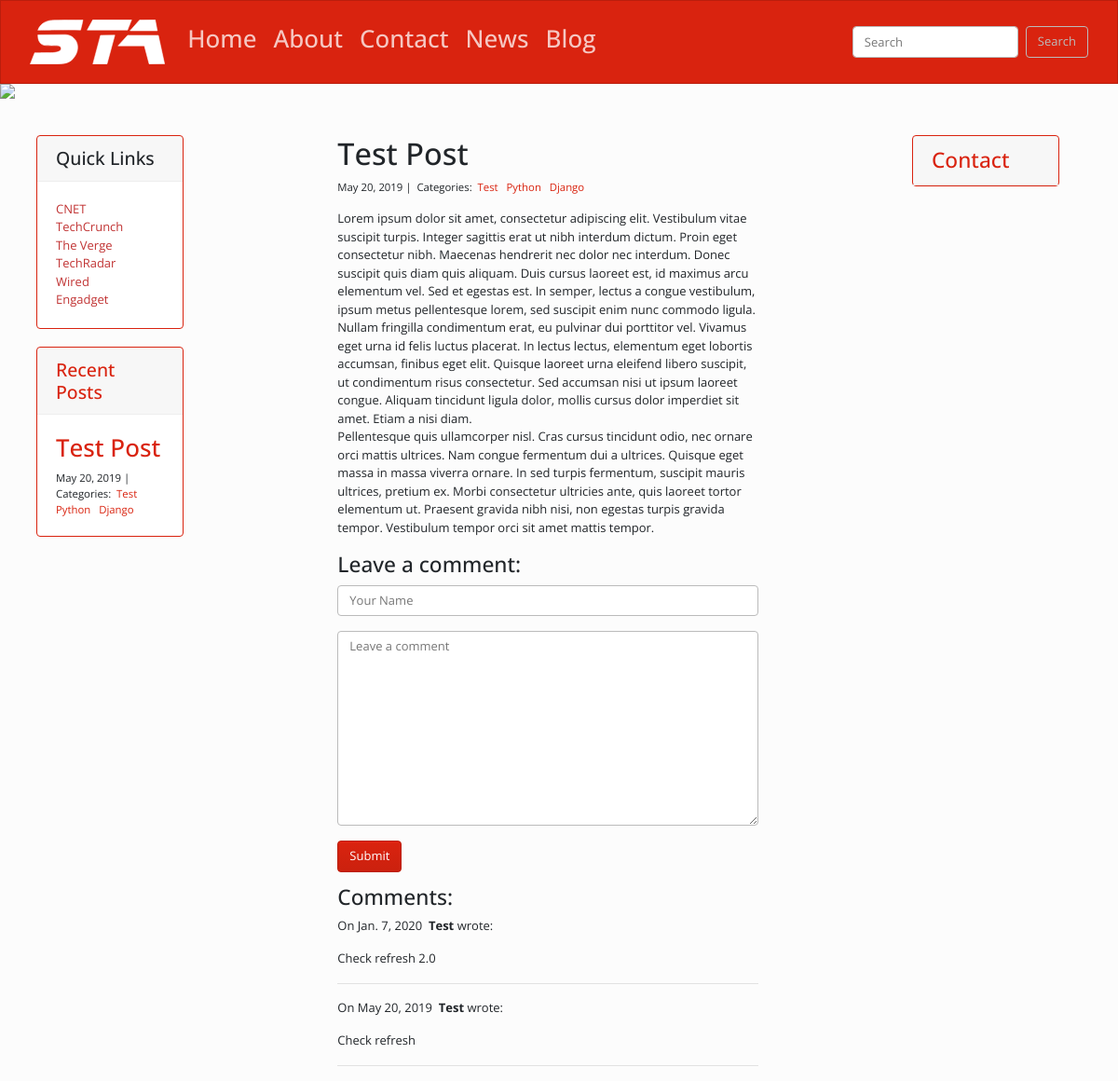
Before: /blog/1 with the older database file.
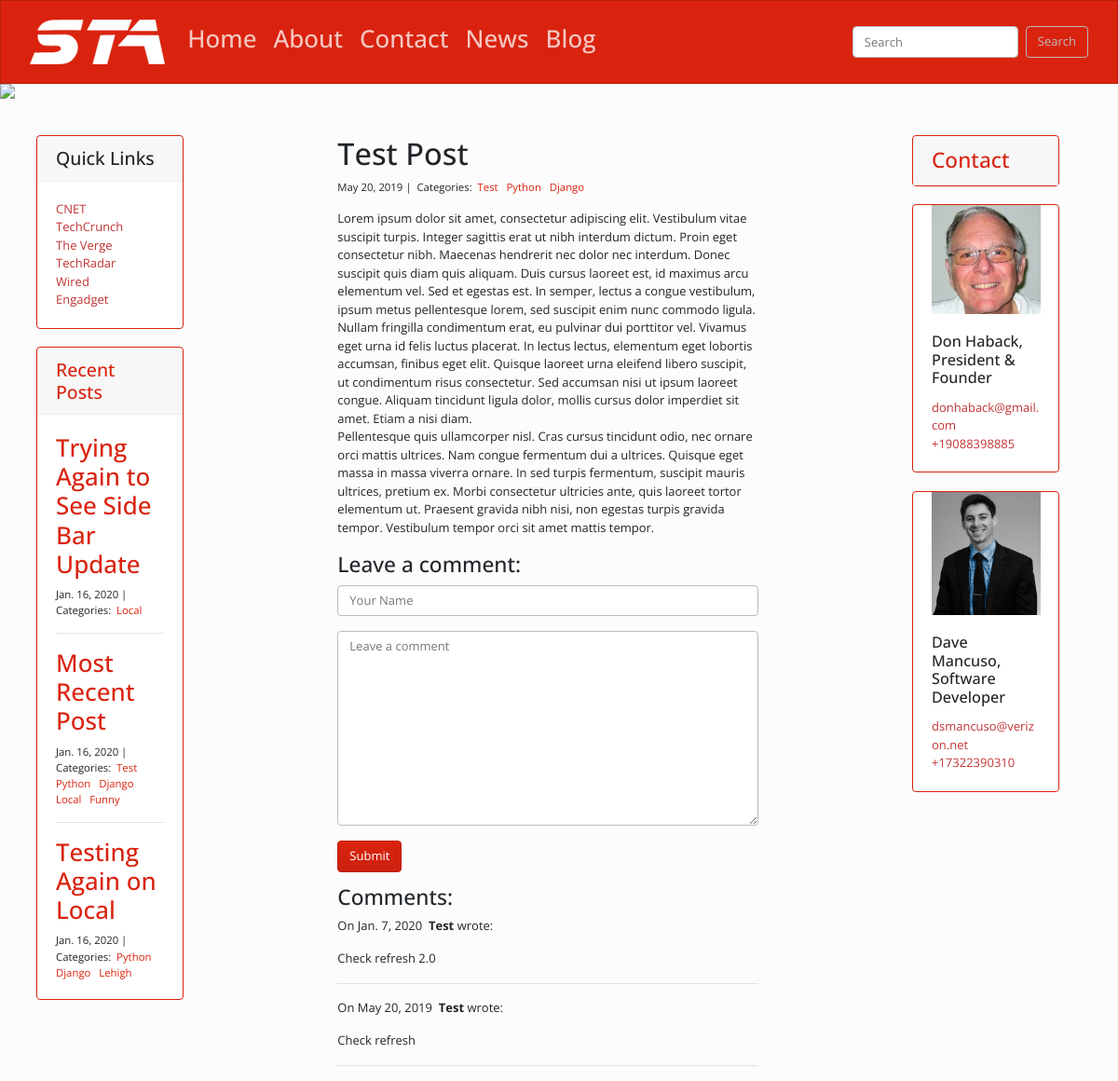
After: the same page with the newer database file.
### blog/models.py (models this page shows, shortened)
class Post(models.Model):
    title = models.CharField(max_length=255)
    body = models.TextField()
    created_on = models.DateTimeField(auto_now_add=True)
    last_modified = models.DateTimeField(auto_now=True)
    categories = models.ManyToManyField('Category', related_name='posts')

class Category(models.Model):
    name = models.CharField(max_length=30)

class Comment(models.Model):
    author = models.CharField(max_length=60)
    body = models.TextField()
    created_on = models.DateTimeField(auto_now_add=True)
    post = models.ForeignKey('Post', on_delete=models.CASCADE)

### about/models.py (models this page shows, shortened)
class Biography(models.Model):
    name = models.CharField(max_length=100)
    title = models.CharField(max_length=100)
    image = models.ImageField(upload_to='images/')
    bio = models.TextField()
    email = models.EmailField()
    phone = PhoneNumberField()
    order = models.IntegerField()
    class Meta:
        ordering = ['order']
        verbose_name_plural = 'Biographies'

### blog/views.py (the view, shortened to what this page needs)
# urls.py: path('<int:pk>', views.blog_detail, name='blog_detail'),
def blog_detail(request, pk):
    post = Post.objects.get(pk=pk)
    recent_posts = Post.objects.all().order_by('-created_on')[:3]
    form = CommentForm()
    comments = Comment.objects.filter(post=post).order_by('-created_on')
    bios = Biography.objects.all()
    context = {
        "post": post,
        "comments": comments,
        "form": form,
        'recent_posts': recent_posts,
        'bios': bios,
    }
    return render(request, "blog_detail.html", context)

### blog/forms.py
class CommentForm(forms.Form):
    author = forms.CharField(
        max_length=60,
        widget=forms.TextInput(attrs={
            'class' : 'form-control',
            'placeholder' : 'Your Name',
        })
    )
    body = forms.CharField(widget=forms.Textarea(
        attrs={
            'class' : 'form-control',
            'placeholder' : 'Leave a comment'
        }
    ))

### blog/templates/blog_detail.html (shortened to what this page needs)
{% extends "base.html" %}
{% block page_content %}
<div class="col-md-8 offset-md-2">
    <h1>{{ post.title }}</h1>
    <small>
        {{ post.created_on.date }} |&nbsp;
        Categories:&nbsp;
        {% for category in post.categories.all %}
        <a href="{% url 'blog_category' category.name %}">
            {{ category.name }}
        </a>&nbsp;
        {% endfor %}
    </small>
    <p>{{ post.body|safe | linebreaks }}</p>
    <h3>Leave a comment:</h3>
    <form action="/blog/{{ post.pk }}" method="post">
        <div class="form-group">
            {{ form.author }}
        </div>
        <div class="form-group">
            {{ form.body }}
        </div>
        <button type="submit" class="btn btn-primary">Submit</button>
    </form>
    <h3>Comments:</h3>
    {% for comment in comments %}
    <p>
        On {{comment.created_on.date }}&nbsp;
        <b>{{ comment.author }}</b> wrote:
    </p>
    <p>{{ comment.body|safe }}</p>
    <hr>
    {% endfor %}
</div>
{% endblock %}

### sta_website/templates/base.html (shortened to what the changed rows need)
{% load static %}
<head>
  <link rel="stylesheet" href="https://bootswatch.com/4/simplex/bootstrap.min.css">
  <link rel="stylesheet" href="https://use.fontawesome.com/releases/v5.8.2/css/all.css">
</head>
<body>
<header>
<nav class="navbar navbar-expand-lg navbar-dark bg-primary">
  <div class="container-fluid">
    <div class="collapse navbar-collapse" id="navbarColor01">
      <ul class="navbar-nav mr-auto">
        <li class="nav-item">
          <a class="nav-link" style="padding-right: 10px" href="{% url 'home_index' %}"> <h2> Home </h2> </a>
        </li>
        <li class="nav-item">
          <a class="nav-link" style="padding-right: 10px" href="{% url 'about_index' %}"> <h2> About </h2> </a>
        </li>
        <li class="nav-item">
          <a class="nav-link" style="padding-right: 10px" href="{% url 'contact_index' %}"> <h2> Contact </h2> </a>
        </li>
        <li class="nav-item">
          <a class="nav-link" style="padding-right: 10px" href="{% url 'news_index' %}"> <h2> News </h2></a>
        </li>
        <li class="nav-item">
          <a class="nav-link" style="padding-right: 10px" href="{% url 'blog_index' %}"> <h2> Blog </h2></a>
        </li>
      </ul>
    </div>
  </div>
</nav>
</header>
<br>
<div class="container-fluid">
  <div class="pl-4 pr-5 row">
    <div class="col-md-2">
      <div class="sticky-top">
        <br>
        <br>
        <div class="card border-primary md-2 d-none d-lg-block">
          <div class="card-body">
            {% for recent_post in recent_posts %}
              <h2><a href="{% url 'blog_detail' recent_post.pk%}">{{ recent_post.title }}</a></h2>
              <small>
                  {{ recent_post.created_on.date }} |&nbsp;
                  Categories:&nbsp;
                  {% for category in recent_post.categories.all %}
                  <a href="{% url 'blog_category' category.name %}">
                      {{ category.name }}
                  </a>&nbsp;
                  {% endfor %}
              </small>
              {% if not forloop.last %}
                <hr>
              {% endif %}
            {% endfor %}
          </div>
        </div>
      </div>
    </div>
    <div class="col-md-8">
      <br>
      {% block page_content %} {% endblock%}
    </div>
    <div class="col-md-2">
      <div class="sticky-top">
        <br>
        <br>
        {% for bio in bios %}
          <div class="card border-primary md-2 d-none d-lg-block">
            <img class="mx-auto" style="width: 75%; display: block;" src="{{ bio.image.url }}">
            <div class="card-body">
              <h5 class="card-title">{{bio.name}}, {{bio.title}}</h5>
              <p class="card-text">
                <a href="mailto:{{bio.email}}" class="mail"><font color=#c13434>{{bio.email}}</font></a> <br>
                <a href="tel:{{bio.phone}}" class="tel"><font color=#c13434>{{bio.phone}}</font></a>
              </p>
            </div>
          </div>
          {% if not forloop.last %}
            <br>
          {% endif %}
        {% endfor %}
        <br>
      </div>
    </div>
  </div>
</div>
</body>

Changed rows visible on the page:
no longer on one of the page's lists (row unchanged): Post: title "Test Post", created_on "May 20, 2019"
added Post: title "Trying Again to See Side Bar Update", created_on "Jan. 16, 2020"
added Category: name "Local"
added Post: title "Most Recent Post", created_on "Jan. 16, 2020", Category (name "Test"), Category (name "Python"), Category (name "Django")
added Category: name "Funny", shown under "Most Recent Post"
added Post: title "Testing Again on Local", created_on "Jan. 16, 2020", Category (name "Python"), Category (name "Django")
added Category: name "Lehigh", shown under "Testing Again on Local"
computed for Post "Test Post": loses Category (name "Test"); loses Category (name "Python"); loses Category (name "Django")
added Biography: image (picture), name "Don Haback", title "President & Founder", email "donhaback@gmail.com", phone "+19088398885"
added Biography: image (picture), name "Dave Mancuso", title "Software Developer", email "dsmancuso@verizon.net", phone "+17322390310"
